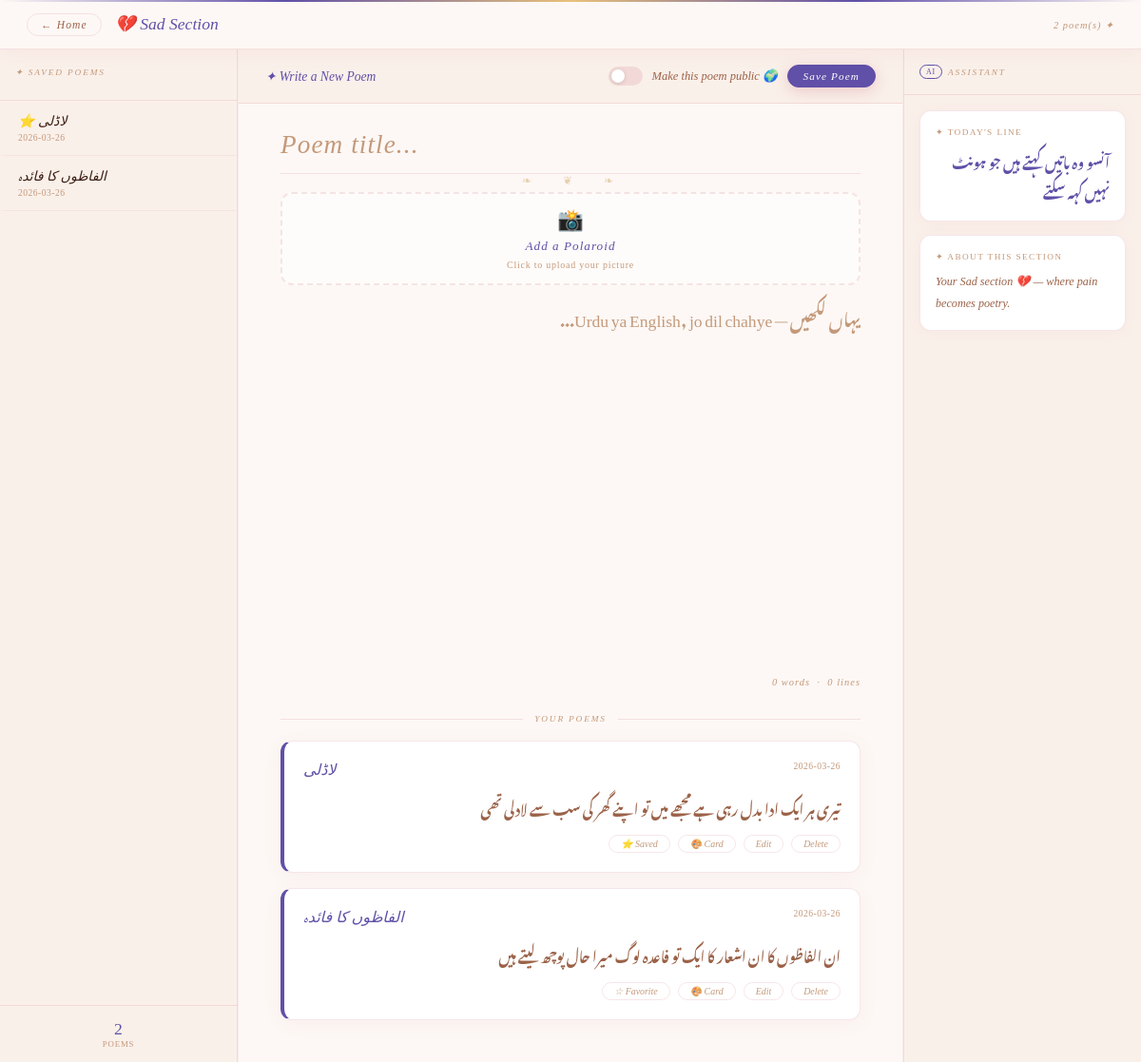
Page /section/sad (signed in) on the committed database.
### tables this page shows
CREATE TABLE poems (
            id      INTEGER PRIMARY KEY AUTOINCREMENT,
            mood    TEXT NOT NULL,
            title   TEXT NOT NULL,
            content TEXT NOT NULL,
            created TEXT DEFAULT (date('now'))
        , image TEXT DEFAULT NULL, user_id INTEGER DEFAULT 1, is_public INTEGER DEFAULT 0);

### app.py (the view)
@app.route('/section/<key>')
@login_required
def section(key):
    conn = sqlite3.connect(DB)
    c = conn.cursor()
    c.execute('SELECT id, title, content, created, image FROM poems WHERE mood = ? AND user_id = ? ORDER BY id DESC',
              (key, current_user.id))
    raw_poems = c.fetchall()
    conn.close()
    poems = []
    for p in raw_poems:
        poems.append({
            'id': p[0], 'title': p[1], 'content': p[2],
            'created': p[3], 'image': p[4],
            'is_fav': is_favorite(p[0])
        })
    ai_line = random.choice(ai_lines.get(key, ['']))
    return render_template('section.html', key=key, poems=poems, ai_line=ai_line)

### app.py (called while the page is built)
@login_manager.user_loader
def load_user(user_id):
    conn = sqlite3.connect(DB)
    c = conn.cursor()
    c.execute('SELECT id, username, email FROM users WHERE id = ?', (user_id,))
    user = c.fetchone()
    conn.close()
    if user:
        return User(user[0], user[1], user[2])
    return None

def is_favorite(poem_id):
    conn = sqlite3.connect(DB)
    c = conn.cursor()
    c.execute('SELECT id FROM favorites WHERE poem_id = ?', (poem_id,))
    result = c.fetchone()
    conn.close()
    return result is not None

### templates/section.html (shortened to what this page needs)
<!DOCTYPE html>
<html lang="en" dir="ltr">
<head>
</head>
<body>
<div class="petals">
</div>
<nav class="navbar">
  <a href="/" class="back-btn">← Home</a>
  <div class="nav-title">
    {% if key == 'love' %}🌹
    {% elif key == 'reality' %}🌍
    {% elif key == 'happy' %}😊
    {% elif key == 'dosti' %}🤝
    {% else %}💔{% endif %}
    {{ key|title }} Section
  </div>
  <div class="nav-poem-count">{{ poems|length }} poem(s) ✦</div>
</nav>
<div class="workspace">
  <aside class="sidebar">
    <div class="sidebar-top">
      <div class="sidebar-heading">✦ Saved Poems</div>
    </div>
    <div class="poem-list">
      {% if poems %}
        {% for poem in poems %}
<div class="poem-item">
  <div class="pi-title">
    {% if poem.is_fav %}⭐ {% endif %}{{ poem.title }}
  </div>
  <div class="pi-date">{{ poem.created }}</div>
</div>
{% endfor %}
      {% else %}
        <div class="empty-state">ابھی کوئی نظم نہیں 🌸<br/><span style="font-size:0.65rem;">Write your first poem!</span></div>
      {% endif %}
    </div>
    <div class="sidebar-stats">
      <div class="stat"><div class="stat-n">{{ poems|length }}</div><div class="stat-l">Poems</div></div>
    </div>
  </aside>
  <main class="editor">
    <div class="editor-topbar">
      <span class="topbar-label">✦ Write a New Poem</span>
      <div class="public-toggle">
  <label class="toggle-label">
    <span class="toggle-switch"></span>
    <span class="toggle-text">Make this poem public 🌍</span>
  </label>
</div>
      <button class="et-btn save" onclick="saveWithToast()">Save Poem</button>
    </div>
    <div class="editor-body">
      <form id="poem-form" method="POST" action="/save" enctype="multipart/form-data">
        <input class="field-title" type="text" name="title" placeholder="Poem title..." required/>
        <div class="ornament">❧ &nbsp; ❦ &nbsp; ❧</div>
        <div class="upload-box">
          <label for="image-upload" class="upload-label">
            <div class="upload-icon">📸</div>
            <div class="upload-text">Add a Polaroid</div>
            <div class="upload-sub">Click to upload your picture</div>
          </label>
        </div>
        <textarea class="field-content" name="content" id="poem-content"
  placeholder="یہاں لکھیں — Urdu ya English, jo dil chahye..."
  rows="8" required oninput="updateCounter()"></textarea>
<div class="word-counter" id="word-counter">
  <span id="wc">0</span> words &nbsp;·&nbsp; <span id="lc">0</span> lines
</div>
      </form>
      {% if poems %}
      <div class="saved-section" style="padding:0; margin-top:16px;">
        <div class="saved-divider">Your Poems</div>
        {% for poem in poems %}
<div class="saved-card">
  <div class="saved-header">
    <div class="saved-title">{{ poem.title }}</div>
    <div class="saved-date">{{ poem.created }}</div>
  </div>
  <div class="saved-text">{{ poem.content }}</div>
  <div class="saved-footer">
    <a href="/favorite/{{ poem.id }}/{{ key }}" class="action-link fav">
      {% if poem.is_fav %}⭐ Saved{% else %}☆ Favorite{% endif %}
    </a>
    <a href="/card/{{ poem.id }}" class="action-link card">🎨 Card</a>
    <a href="/edit/{{ poem.id }}" class="action-link edit">Edit</a>
    <a href="/delete/{{ poem.id }}/{{ key }}" class="action-link delete"
       onclick="return confirm('Delete this poem?')">Delete</a>
  </div>
</div>
{% endfor %}
      </div>
      {% endif %}
    </div>
  </main>
  <aside class="ai-panel">
    <div class="ai-panel-top"><span class="ai-badge">AI</span> Assistant</div>
    <div class="ai-panel-body">
      <div class="ai-box">
        <div class="ai-box-label">✦ Today's Line</div>
        <div class="ai-today-line">{{ ai_line }}</div>
      </div>
      <div class="ai-box">
        <div class="ai-box-label">✦ About this Section</div>
        <div class="section-about">
          {% if key == 'love' %}Your Love section 🌹 — where your heart speaks freely.
          {% elif key == 'reality' %}Your Reality section 🌍 — raw, honest, true.
          {% elif key == 'happy' %}Your Happy section 😊 — golden moments captured forever.
          {% elif key == 'dosti' %}Your Dosti section 🤝 — friendships that feel like home.
          {% else %}Your Sad section 💔 — where pain becomes poetry.{% endif %}
        </div>
      </div>
    </div>
  </aside>
</div>
</body>
</html>

### rows in the picture
poems: title "لاڈلی", created "2026-03-26", content "تیری ہر ایک ادا بدل رہی ہے مجھے میں تو اپنے گھر کی سب سے لادلی تھی", shows "⭐ Saved"
poems: title "الفاظوں کا فائدہ", created "2026-03-26", content "ان الفاظوں کا ان اشعار کا ایک تو فاعدہ لوگ میرا حال پوچھ لیتے ہیں", shows "☆ Favorite"

### other values in the picture
{{ key|title }} "Sad"
{{ poems|length }} "2"
{{ ai_line }} "آنسو وہ باتیں کہتے ہیں جو ہونٹ نہیں کہہ سکتے"
